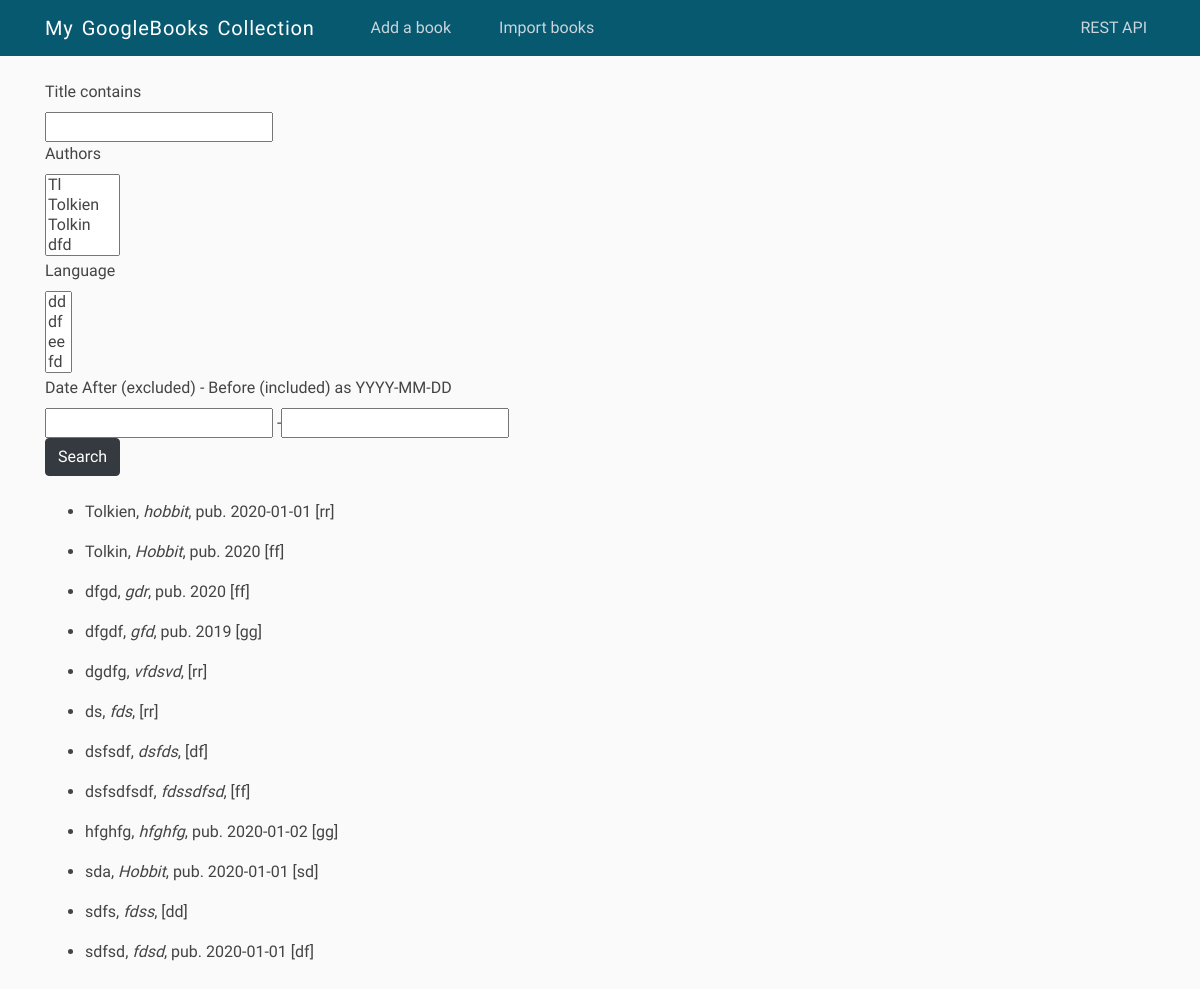
The page / on the database its author committed.
### books/models.py (models this page shows, shortened)
class Book(models.Model):
    title = models.CharField(max_length=255)
    authors = models.ManyToManyField(Author, related_name='books')
    pub_date = models.CharField(max_length=10, blank=True, null=True)
    pages = models.PositiveSmallIntegerField(blank=True, null=True)
    isbn = models.CharField(max_length=13, unique=True, blank=True, null=True)
    cover_url = models.URLField(unique=True, blank=True, null=True)
    language = models.ForeignKey(Language, on_delete=models.CASCADE,
                                 blank=True, null=True)
    class Meta:
        ordering = ['authors__name']
        constraints = [
            models.UniqueConstraint(
                fields=['title', 'pub_date', 'pages', 'cover_url'],
                name='unique-book-modalities',
            ),
        ]

class Author(models.Model):
    name = models.CharField(max_length=100, unique=True)
    class Meta:
        ordering = ['name']
    def __str__(self):
        return self.name

class Language(models.Model):
    code = models.CharField(max_length=2, unique=True)
    class Meta:
        ordering = ['code']
    def __str__(self):
        return self.code

### books/views.py (the view)
# urls.py: path('', views.books_list_view, name='list'),
def books_list_view(request):
    books = Book.objects.all()
    filter_ = BookFilter(request.GET, queryset=books)
    context = {
        'books': books,
        'filter': filter_,
    }
    return render(request, 'books_list.html', context)

### books/templates/books_list.html (shortened to what this page needs)
{% extends 'base.html' %}
{% load static %}
{% load crispy_forms_tags %}
{% block content %}
  <div class="col-md-12">
    <form method="GET">
      {{ filter.form|crispy }}
      <button type="submit" class="btn btn-dark">Search</button>
    </form>
    <br>
    <ul>
      {% for book in filter.qs %}
        <li class="pb-3 text-justify">
          {% if book.authors.all %} {{ book.authors.all|join:', ' }}, {% endif %}
          {% if book.title %} <i>{{ book.title }}</i>, {% endif %}
          {% if book.pub_date and book.pages %}
            pub. {{ book.pub_date }}, pp. {{ book.pages }}
          {% elif book.pub_date %}
            pub. {{ book.pub_date }}
          {% elif book.pages %}
            , pp. {{ book.pages }}
          {% endif %}
          {% if book.language and book.isbn %}
            [{{ book.language }}, ISBN-{{ book.isbn }}]
          {% elif book.language %}
            [{{ book.language }}]
          {% elif book.isbn %}
            [ISBN-{{ book.isbn }}]
          {% endif %}
          <br>
        </li>
      {% endfor %}
    </ul>
  </div>
{% endblock content %}

### static/css/main.css (style rules this page uses)
body { background: #fafafa; color: #444444; margin-top: 5rem; }
* { font-family: 'IM Fell Great Primer', serif; color: #444444; }

### rows shown on the page
Book: authors.all "Tolkien", title "hobbit", pub_date "2020-01-01", language "rr"
Book: authors.all "Tolkin", title "Hobbit", pub_date "2020", language "ff"
Book: authors.all "dfgd", title "gdr", pub_date "2020", language "ff"
Book: authors.all "dfgdf", title "gfd", pub_date "2019", language "gg"
Book: authors.all "dgdfg", title "vfdsvd", language "rr"
Book: authors.all "ds", title "fds", language "rr"
Book: authors.all "dsfsdf", title "dsfds", language "df"
Book: authors.all "dsfsdfsdf", title "fdssdfsd", language "ff"
Book: authors.all "hfghfg", title "hfghfg", pub_date "2020-01-02", language "gg"
Book: authors.all "sda", title "Hobbit", pub_date "2020-01-01", language "sd"
Book: authors.all "sdfs", title "fdss", language "dd"
Book: authors.all "sdfsd", title "fdsd", pub_date "2020-01-01", language "df"
